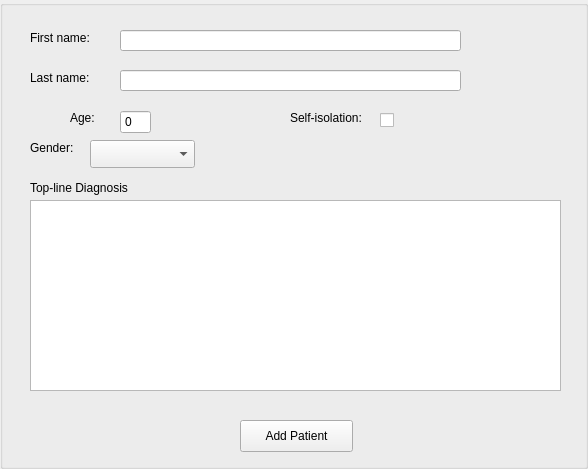
<?xml version="1.0" encoding="UTF-8"?>
<ui version="4.0">
 <class>registerform</class>
 <widget class="QGroupBox" name="registerform">
  <property name="windowModality">
   <enum>Qt::WindowModal</enum>
  </property>
  <property name="geometry">
   <rect>
    <x>0</x>
    <y>0</y>
    <width>588</width>
    <height>469</height>
   </rect>
  </property>
  <property name="windowTitle">
   <string>Patient Registration Form</string>
  </property>
  <property name="title">
   <string/>
  </property>
  <widget class="QLineEdit" name="first">
   <property name="geometry">
    <rect>
     <x>120</x>
     <y>30</y>
     <width>341</width>
     <height>21</height>
    </rect>
   </property>
  </widget>
  <widget class="QTextEdit" name="diagnosis">
   <property name="geometry">
    <rect>
     <x>30</x>
     <y>200</y>
     <width>531</width>
     <height>191</height>
    </rect>
   </property>
  </widget>
  <widget class="QLabel" name="firstlabel">
   <property name="geometry">
    <rect>
     <x>30</x>
     <y>30</y>
     <width>81</width>
     <height>16</height>
    </rect>
   </property>
   <property name="text">
    <string>First name:</string>
   </property>
  </widget>
  <widget class="QLabel" name="label_2">
   <property name="geometry">
    <rect>
     <x>70</x>
     <y>110</y>
     <width>60</width>
     <height>16</height>
    </rect>
   </property>
   <property name="text">
    <string>Age:</string>
   </property>
  </widget>
  <widget class="QSpinBox" name="ageBox">
   <property name="geometry">
    <rect>
     <x>120</x>
     <y>110</y>
     <width>31</width>
     <height>24</height>
    </rect>
   </property>
   <property name="focusPolicy">
    <enum>Qt::StrongFocus</enum>
   </property>
   <property name="wrapping">
    <bool>true</bool>
   </property>
   <property name="buttonSymbols">
    <enum>QAbstractSpinBox::NoButtons</enum>
   </property>
   <property name="suffix">
    <string/>
   </property>
   <property name="maximum">
    <number>150</number>
   </property>
  </widget>
  <widget class="QLabel" name="label_3">
   <property name="geometry">
    <rect>
     <x>30</x>
     <y>140</y>
     <width>60</width>
     <height>16</height>
    </rect>
   </property>
   <property name="text">
    <string>Gender:</string>
   </property>
  </widget>
  <widget class="QComboBox" name="genderBox">
   <property name="geometry">
    <rect>
     <x>90</x>
     <y>140</y>
     <width>105</width>
     <height>28</height>
    </rect>
   </property>
   <property name="focusPolicy">
    <enum>Qt::StrongFocus</enum>
   </property>
   <property name="contextMenuPolicy">
    <enum>Qt::DefaultContextMenu</enum>
   </property>
   <property name="editable">
    <bool>false</bool>
   </property>
   <property name="currentText">
    <string/>
   </property>
   <property name="maxVisibleItems">
    <number>2</number>
   </property>
   <property name="sizeAdjustPolicy">
    <enum>QComboBox::AdjustToContentsOnFirstShow</enum>
   </property>
  </widget>
  <widget class="QLabel" name="dlabel">
   <property name="geometry">
    <rect>
     <x>30</x>
     <y>180</y>
     <width>121</width>
     <height>16</height>
    </rect>
   </property>
   <property name="text">
    <string>Top-line Diagnosis</string>
   </property>
   <property name="scaledContents">
    <bool>false</bool>
   </property>
   <property name="wordWrap">
    <bool>false</bool>
   </property>
  </widget>
  <widget class="QPushButton" name="pushButton">
   <property name="geometry">
    <rect>
     <x>240</x>
     <y>420</y>
     <width>113</width>
     <height>32</height>
    </rect>
   </property>
   <property name="text">
    <string>Add Patient</string>
   </property>
  </widget>
  <widget class="QLineEdit" name="last">
   <property name="geometry">
    <rect>
     <x>120</x>
     <y>70</y>
     <width>341</width>
     <height>21</height>
    </rect>
   </property>
   <property name="text">
    <string/>
   </property>
  </widget>
  <widget class="QLabel" name="lastlabel">
   <property name="geometry">
    <rect>
     <x>30</x>
     <y>70</y>
     <width>81</width>
     <height>16</height>
    </rect>
   </property>
   <property name="text">
    <string>Last name:</string>
   </property>
  </widget>
  <widget class="QLabel" name="label">
   <property name="geometry">
    <rect>
     <x>290</x>
     <y>110</y>
     <width>91</width>
     <height>16</height>
    </rect>
   </property>
   <property name="text">
    <string>Self-isolation:</string>
   </property>
  </widget>
  <widget class="QCheckBox" name="checkBox">
   <property name="geometry">
    <rect>
     <x>380</x>
     <y>110</y>
     <width>16</width>
     <height>20</height>
    </rect>
   </property>
   <property name="text">
    <string/>
   </property>
  </widget>
  <widget class="QLabel" name="invalid">
   <property name="geometry">
    <rect>
     <x>90</x>
     <y>400</y>
     <width>411</width>
     <height>20</height>
    </rect>
   </property>
   <property name="styleSheet">
    <string notr="true">color: red</string>
   </property>
   <property name="text">
    <string/>
   </property>
   <property name="alignment">
    <set>Qt::AlignCenter</set>
   </property>
  </widget>
 </widget>
 <resources/>
 <connections/>
</ui>
